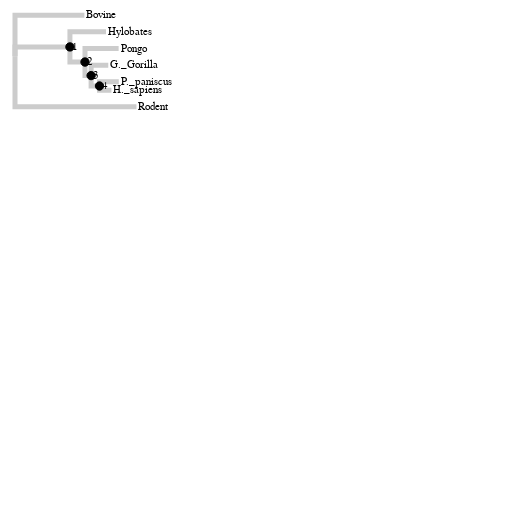

Notebook code for this chart:
### Code cell
# Initialize a Vega Tree object.
vt = TreeChart(data=data)
vt.initialize()


# Display the tree.
vt.show()

### Figure 1 — Vega specification as saved in the notebook (floating-point values rounded to 4 significant figures)
{"data": [{"name": "tree", "transform": [{"key": "id", "parentKey": "parent", "type": "stratify"}, {"as": ["y0", "x0", "depth0", "children0"], "method": "cluster", "size": [100, 100], "type": "tree"}, {"as": ["y", "x", "depth", "children"], "method": "cluster", "size": [100, 100], "type": "tree"}, {"as": "x", "expr": "datum.distance * 100", "type": "formula"}, {"as": "y", "expr": "datum.y0 * (100 / 100)", "type": "formula"}], "values": [{"children": 3, "children0": 3, "depth": 0, "depth0": 0, "distance": 0, "id": "0", "label": "0", "length": 0, "parent": null, "type": "root", "uid": "KJNIXJnJCp", "x": 0, "x0": 0, "y": 45.31, "y0": 45.31}, {"children": 0, "children0": 0, "depth": 1, "depth0": 1, "distance": 0.6939, "id": "Bovine", "label": "Bovine", "length": 0.6939, "parent": "0", "type": "leaf", "uid": "XPsBvo4JIW", "x": 69.39, "x0": 100, "y": 4.167, "y0": 4.167}, {"children": 2, "children0": 2, "depth": 1, "depth0": 1, "distance": 0.5494, "id": "1", "label": "1", "length": 0.5494, "parent": "0", "type": "node", "uid": "m20pf01Njd", "x": 54.94, "x0": 20.0, "y": 35.94, "y0": 35.94}, {"children": 0, "children0": 0, "depth": 2, "depth0": 2, "distance": 0.9102, "id": "Hylobates", "label": "Hylobates", "length": 0.3608, "parent": "1", "type": "leaf", "uid": "fOPHvKiN1a", "x": 91.02, "x0": 100, "y": 20.83, "y0": 20.83}, {"children": 2, "children0": 2, "depth": 2, "depth0": 2, "distance": 0.7, "id": "2", "label": "2", "length": 0.1506, "parent": "1", "type": "node", "uid": "y002bLuHBj", "x": 70.0, "x0": 40, "y": 51.04, "y0": 51.04}, {"children": 0, "children0": 0, "depth": 3, "depth0": 3, "distance": 1.036, "id": "Pongo", "label": "Pongo", "length": 0.3364, "parent": "2", "type": "leaf", "uid": "XzaetxTgv2", "x": 103.6, "x0": 100, "y": 37.5, "y0": 37.5}, {"children": 2, "children0": 2, "depth": 3, "depth0": 3, "distance": 0.7612, "id": "3", "label": "3", "length": 0.06124, "parent": "2", "type": "node", "uid": "LGm3Noy2Ta", "x": 76.12, "x0": 60, "y": 64.58, "y0": 64.58}, {"children": 0, "children0": 0, "depth": 4, "depth0": 4, "distance": 0.9327, "id": "G._Gorilla", "label": "G._Gorilla", "length": 0.1715, "parent": "3", "type": "leaf", "uid": "xXCqaETdqZ", "x": 93.27, "x0": 100, "y": 54.17, "y0": 54.17}, {"children": 2, "children0": 2, "depth": 4, "depth0": 4, "distance": 0.8451, "id": "4", "label": "4", "length": 0.08386, "parent": "3", "type": "node", "uid": "hjkYWcl9Wb", "x": 84.51, "x0": 80, "y": 75, "y0": 75}, {"children": 0, "children0": 0, "depth": 5, "depth0": 5, "distance": 1.038, "id": "P._paniscus", "label": "P._paniscus", "length": 0.1927, "parent": "4", "type": "leaf", "uid": "U3C5SitiZ3", "x": 103.8, "x0": 100, "y": 70.83, "y0": 70.83}, {"children": 0, "children0": 0, "depth": 5, "depth0": 5, "distance": 0.9643, "id": "H._sapiens", "label": "H._sapiens", "length": 0.1193, "parent": "4", "type": "leaf", "uid": "hCYfe7NLlC", "x": 96.43, "x0": 100, "y": 79.17, "y0": 79.17}, {"children": 0, "children0": 0, "depth": 1, "depth0": 1, "distance": 1.215, "id": "Rodent", "label": "Rodent", "length": 1.215, "parent": "0", "type": "leaf", "uid": "PHHHsKk3EM", "x": 121.5, "x0": 100, "y": 95.83, "y0": 95.83}]}, {"name": "links", "source": "tree", "transform": [{"key": "id", "type": "treelinks"}, {"orient": "horizontal", "shape": "orthogonal", "type": "linkpath"}]}, {"name": "nodes", "source": "tree", "transform": [{"expr": "datum.type == \"node\"", "type": "filter"}]}, {"name": "leaves", "source": "tree", "transform": [{"expr": "datum.type == \"leaf\"", "type": "filter"}]}], "height": 500, "marks": [{"encode": {"update": {"path": {"field": "path"}, "stroke": {"value": "#ccc"}, "strokeWidth": {"value": 5}}}, "from": {"data": "links"}, "type": "path"}, {"encode": {"enter": {"size": {"value": 0}, "stroke": {"value": "#000"}}, "update": {"x": {"field": "x"}, "y": {"field": "y"}}}, "from": {"data": "leaves"}, "type": "symbol"}, {"encode": {"enter": {"size": {"value": 70}, "stroke": {"value": "#000"}}, "update": {"fill": {"value": "#000"}, "x": {"field": "x"}, "y": {"field": "y"}}}, "from": {"data": "nodes"}, "type": "symbol"}, {"encode": {"enter": {"fill": {"value": "#000"}, "text": {"field": "id"}}, "update": {"dx": {"value": 2}, "dy": {"value": 3}, "x": {"field": "x"}, "y": {"field": "y"}}}, "from": {"data": "leaves"}, "type": "text"}, {"encode": {"enter": {"fill": {"value": "#000"}, "text": {"field": "id"}}, "update": {"dx": {"value": 2}, "dy": {"value": 3}, "x": {"field": "x"}, "y": {"field": "y"}}}, "from": {"data": "nodes"}, "type": "text"}], "padding": 5, "width": 500}
